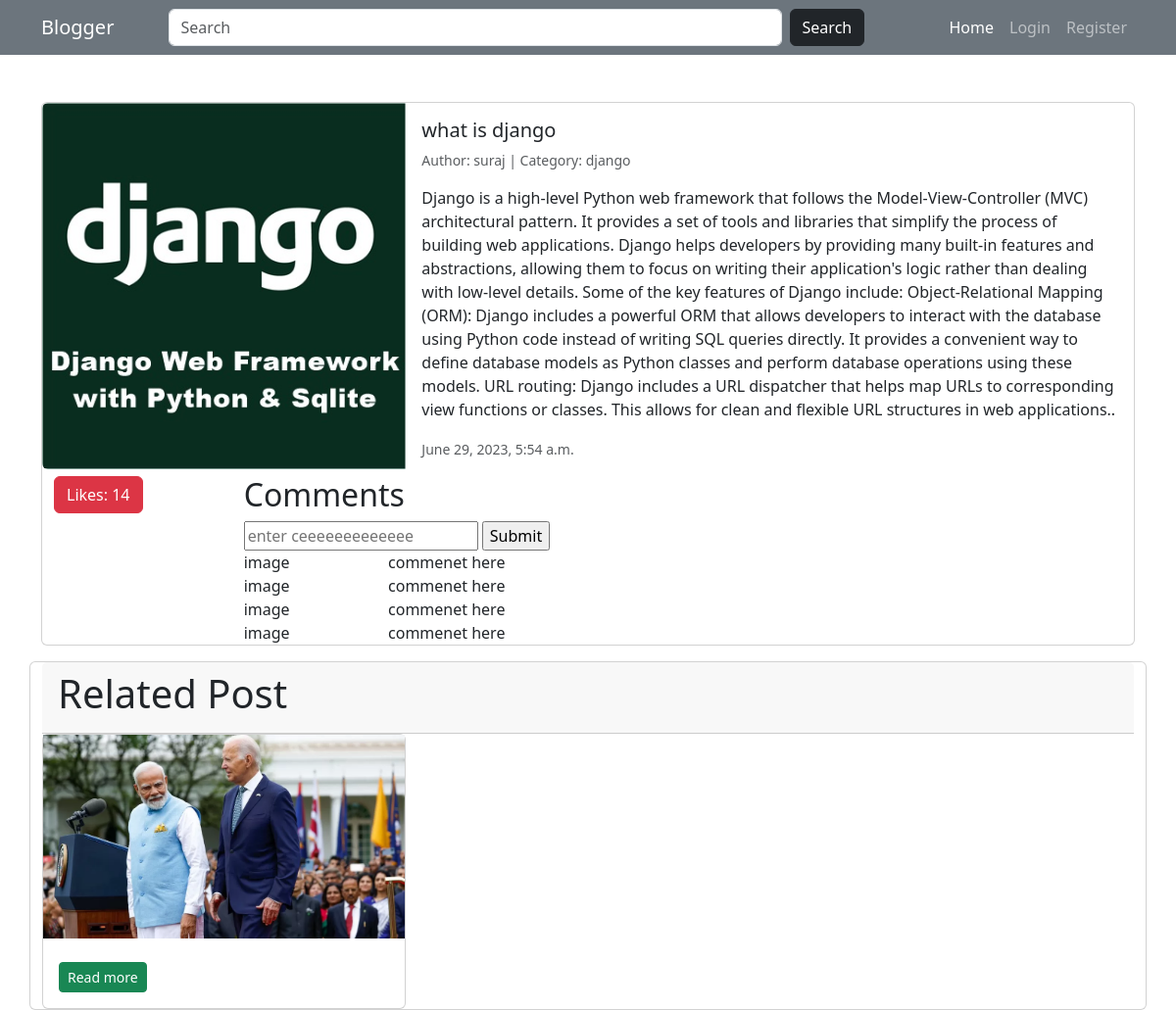
/news/what-is-django/, run on the app's committed database.
### sms/models.py (models this page shows, shortened)
class Post(models.Model):
    title=models.CharField(max_length=200)
    category=models.ForeignKey(Category, on_delete=models.CASCADE)
    date=models.DateTimeField(auto_now=True)
    author=models.ForeignKey(User, on_delete=models.CASCADE)
    content=models.TextField()
    image=models.ImageField(upload_to="post/")
    slug=models.CharField(max_length=200, unique=True)
    likes = models.PositiveIntegerField(default=0)
    liked_by = models.ManyToManyField(User, related_name='liked_post')

class Category(models.Model):
    cat_title=models.CharField(max_length=200)
    def __str__(self):
        return self.cat_title

### sms/views.py (the view)
# urls.py: path("news/<slug>/",viewNews, name="viewNews"),
def viewNews(r,slug):
    data = {
        "category":Category.objects.all(),
        "post" : Post.objects.get(slug=slug),
        "related_posts":Post.objects.exclude(slug=slug)
    }
    return render(r,"view.html",data)

### templates/view.html (shortened to what this page needs)
{% extends 'base.html' %}
{% block content %}
<div class="container mt-5">
  <div class="row">
    <div class="col">
      <div class="card mb-3">
        <div class="row g-0">
          <div class="col-md-4">
            <img src="{{ post.image.url }}" class="img-fluid rounded-start" alt="...">
          </div>
          <div class="col-md-8">
            <div class="card-body">
              <h5 class="card-title">{{ post.title }}</h5>
              <p class="text-muted small ">Author: {{ post.author }} | Category: {{ post.category }}</p>
              <p class="card-text">{{ post.content }}.</p>
              <p class="card-text"><small class="text-body-secondary">{{ post.date }}</small></p>
            </div>
          </div>
 <div class="row">
  <div class="col-md-2">
   <form action="{% url 'like_post' post_id=post.id %}" method="post">
   <button type="submit" class="btn btn-danger">Likes: {{ post.likes }} </button>
   </form>
  </div>
  <div class="col-md-10">
<div class="container">
  <h2>Comments</h2>
  <form action="" method="post">
    <input type="text" name="text" placeholder="enter ceeeeeeeeeeeee">
    <input type="submit" name="submit" >
  </form>
  <div class="row">
    <div class="col-md-2">image</div>
    <div class="col-md-10">commenet here</div>
  </div>
  <div class="row">
    <div class="col-md-2">image</div>
    <div class="col-md-10">commenet here</div>
  </div>
  <div class="row">
    <div class="col-md-2">image</div>
    <div class="col-md-10">commenet here</div>
  </div>
  <div class="row">
    <div class="col-md-2">image</div>
    <div class="col-md-10">commenet here</div>
  </div>
  </div>
 </div>
</div>
        </div>
      </div>
    </div>
    <div class="card">
      <div class="card-header">
        <h1>Related Post</h1>
      </div>
      <div class="col-4">
        {% for related_post in related_posts %}
        <div class="card">
          <img src="{{ related_post.image.url }}" alt="" class="w-100">
          <div class="card-body">
            <a href="" class="btn btn-success btn-sm">Read more</a>
          </div>
        </div>
        {% endfor %}
      </div>
    </div>
  </div>
</div>
{% endblock content %}

### data on the page
Post: image (picture), title "what is django", author "suraj", category "django", content "Django is a high-level Python web framework that follows the Model-View-Controller (MVC) architectural pattern. It provides a set of tools and libraries that simplify the process of building web applications. Django helps developers by providing many built-in features and abstractions, allowing them to focus on writing their application's logic rather than dealing with low-level details. Some of the key features of Django include: Object-Relational Mapping (ORM): Django includes a powerful ORM that allows developers to interact with the database using Python code instead of writing SQL queries directly. It provides a convenient way to define database models as Python classes and perform…", date "June 29, 2023, 5:54 a.m.", likes "14"
Post: image (picture)
